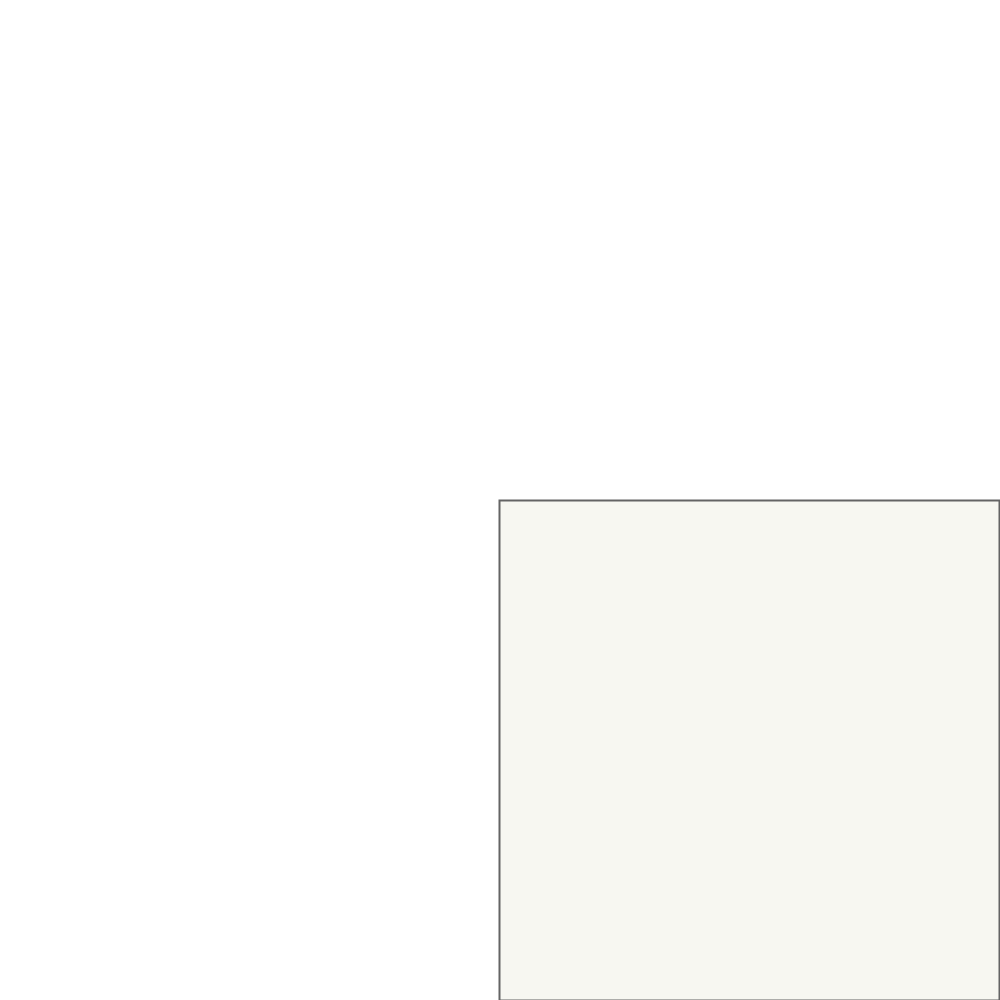
Frame 1 (no input)
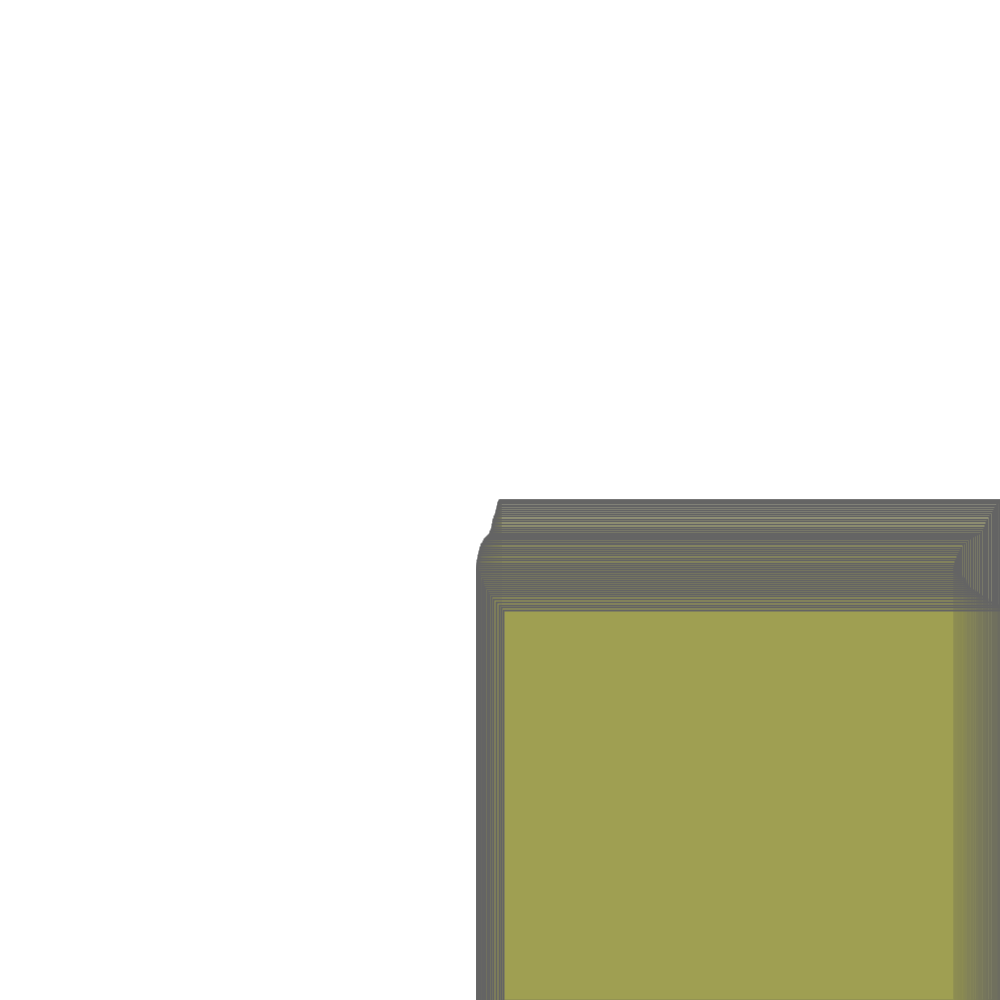
Frame 60 (the mouse pressed at the canvas centre just before this capture)
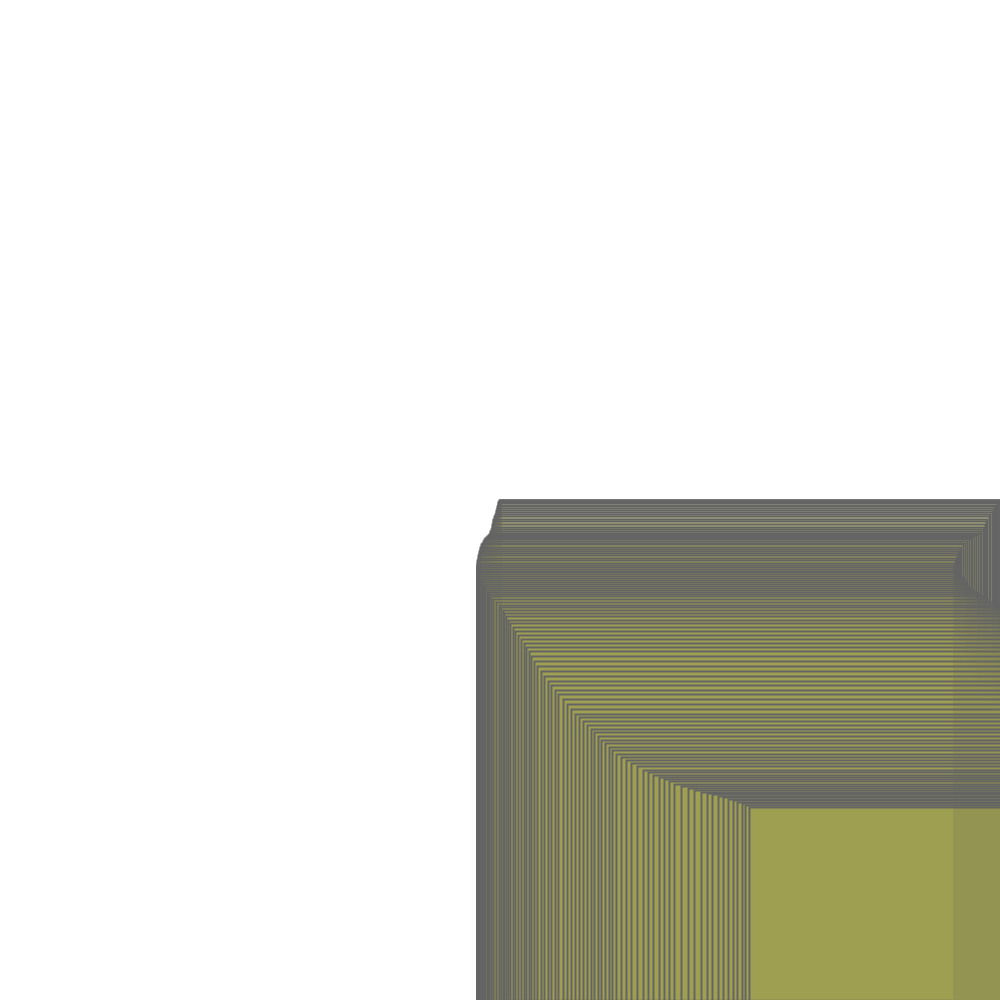
Frame 120 (the mouse held since frame 60 and released just before this capture)

The Processing sketch that drew these frames (run headless with seeded random() and noise(); from frame 60 on, the mouse is pressed at the canvas centre):

// Processing sketch: random_recs
// ── random_recs.pde
// The Nature of Code
// Daniel Shiffman
// http://natureofcode.com

Mover mover;

void setup() {
  size(1000,1000);
  mover = new Mover();
  background(255);
}

void draw() {
  
  
  mover.update();
  mover.checkEdges();
  mover.display(); 
}  
// ── Mover.pde
// The Nature of Code
// Daniel Shiffman
// http://natureofcode.com

class Mover {

  PVector position;
  PVector velocity;
  PVector acceleration;
  float topspeed;
  float nval;
  PVector orig;

  Mover() {
    position = new PVector(width/2, height/2);
    velocity = new PVector(0, 0);
    acceleration = new PVector(0, 0);
    topspeed = 10;
    nval = 0.01;
  }

  void update() {
    
    orig = position;
    
    acceleration = PVector.random2D();
    //acceleration.add(nval, nval);
    acceleration.mult(randomGaussian()/2);
    
    velocity.add(acceleration);
    velocity.limit(topspeed);
    position.add(velocity);
    
    nval += .15;
  }

  void display() {
    stroke(100);
    strokeWeight(2);
    fill(155,155,75,20);
    //ellipse(position.x, position.y, 2, 2);
    rect(orig.x,orig.y,position.x, position.y);
  }

  void checkEdges() {

    if (position.x > width) {
      position.x = 0;
    } 
    else if (position.x < 0) {
      position.x = width;
    }

    if (position.y > height) {
      position.y = 0;
    } 
    else if (position.y < 0) {
      position.y = height;
    }
  }
}
